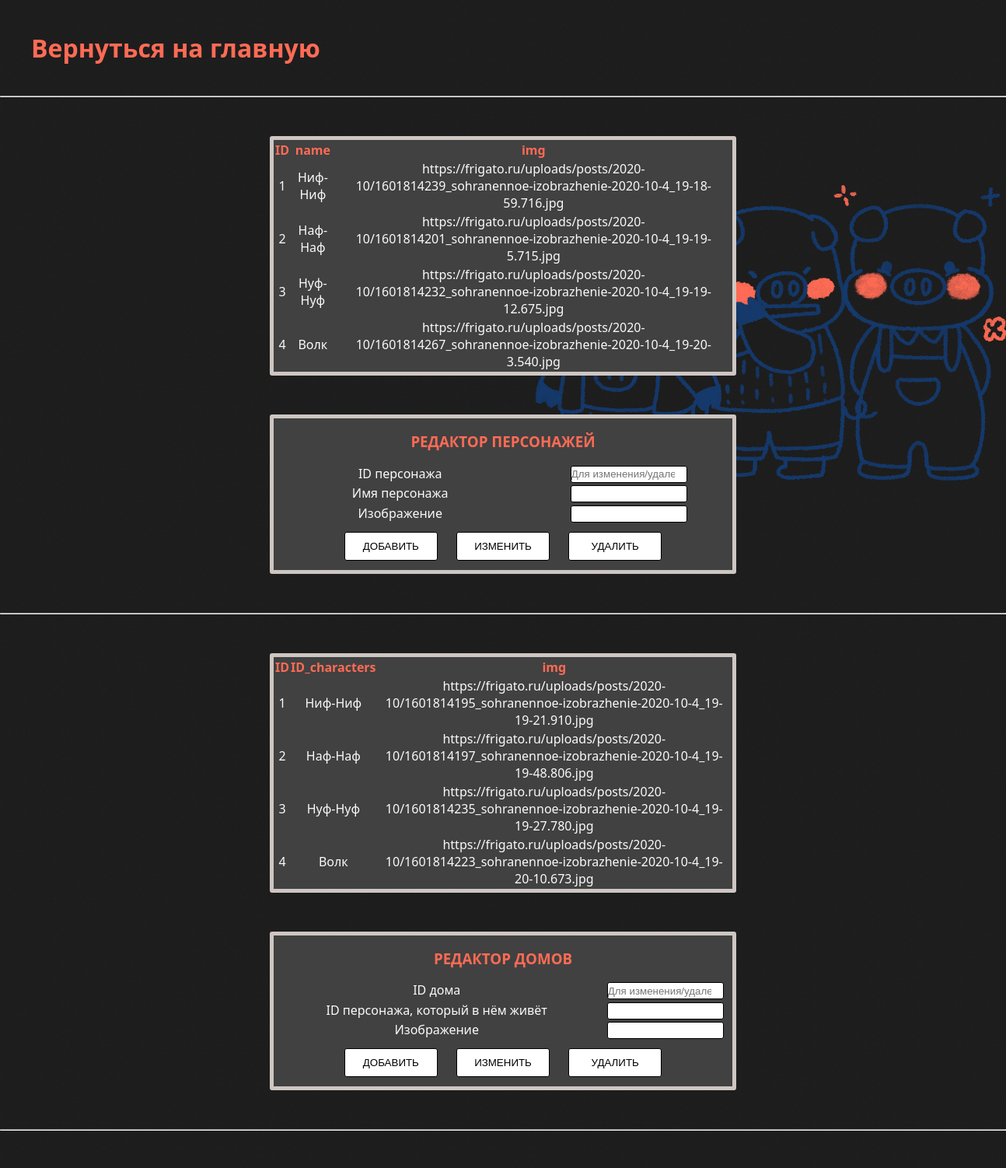
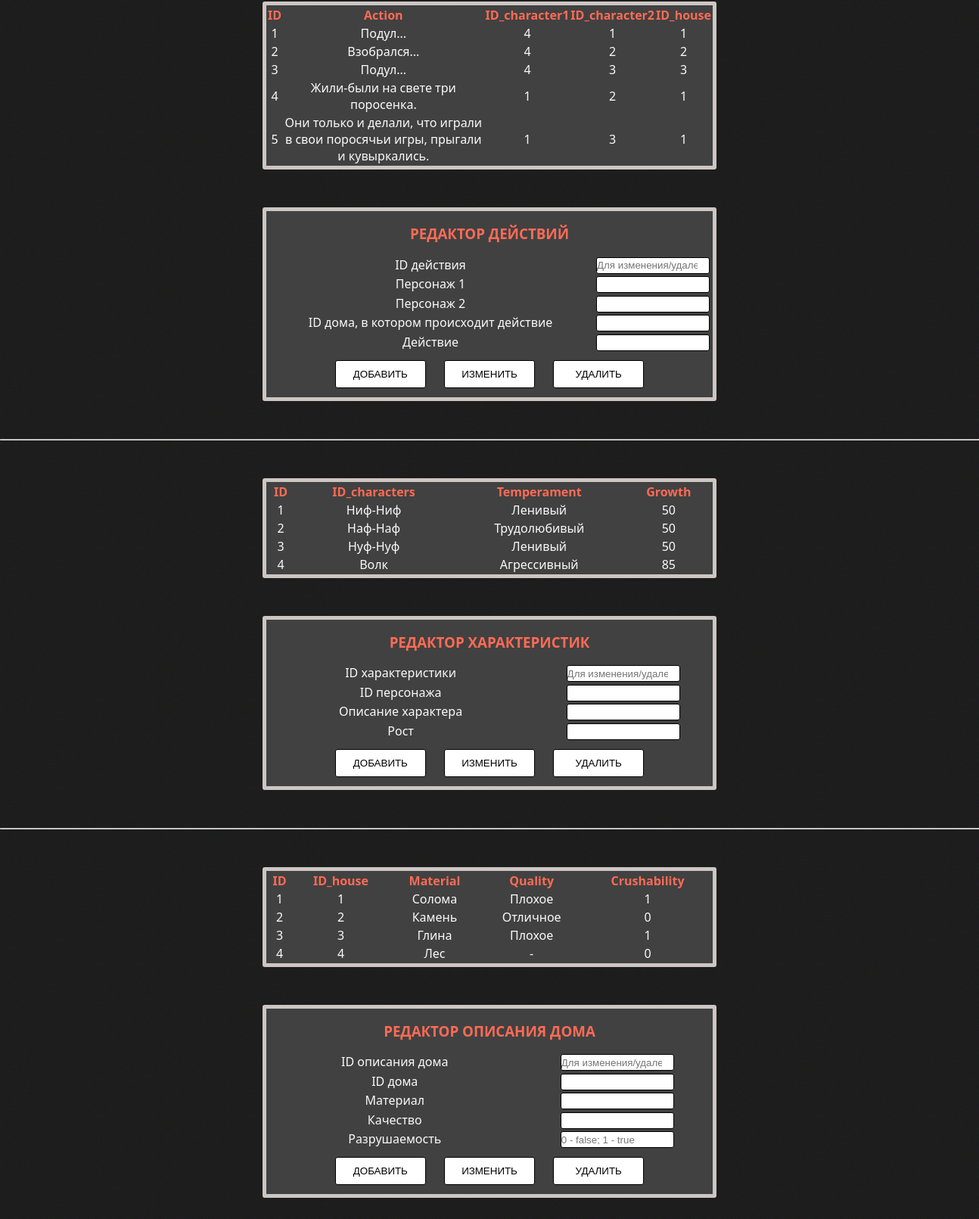
The app's page /redactor.php with its own data (2 pictures, top to bottom).
### tables this page shows
CREATE TABLE `characters` (
  `id` int(2) NOT NULL,
  `name` varchar(40) NOT NULL,
  `img` varchar(255) NOT NULL
);

CREATE TABLE `Houses` (
  `id` int(2) NOT NULL,
  `id_characters` int(2) NOT NULL,
  `img` varchar(255) NOT NULL
);

CREATE TABLE `Actions` (
  `id` int(2) NOT NULL,
  `action` varchar(255) NOT NULL,
  `id_character1` int(2) NOT NULL,
  `id_character2` int(2) NOT NULL,
  `id_house` int(2) NOT NULL
);

CREATE TABLE `Characteristic` (
  `id` int(2) NOT NULL,
  `id_characters` int(2) NOT NULL,
  `temperament` varchar(40) NOT NULL,
  `growth` int(5) NOT NULL
);

CREATE TABLE `About_house` (
  `id` int(2) NOT NULL,
  `id_house` int(2) NOT NULL,
  `material` varchar(100) NOT NULL,
  `quality` varchar(100) NOT NULL,
  `crushability` tinyint(1) NOT NULL
);

### redactor.php (the view, shortened to what this page needs)
<?php
    require_once 'config/connect.php';
?>
<!DOCTYPE html>
<html lang="en">
<head>
	<link rel="stylesheet" href="css/main.css">
</head>
<body>
    <a href="index.php"><h1 class="return_to_main">Вернуться на главную</h1></a>
    <hr>
    <div class="header">
        <img data-speed=".6" class="hero_redactor" src="img/pigs.png" alt="Alt" >
        <table>
            <tr>
                <th>ID</th>
                <th>name</th>
                <th>img</th>
            </tr>
            <?php
                $characters = mysqli_query($connect, "SELECT * FROM `characters`");
                $characters = mysqli_fetch_all($characters);
                foreach ($characters as $character) {
                    ?>
                        <tr>
                            <td><?= $character[0] ?></td>
                            <td><?= $character[1] ?></td>
                            <td><?= $character[2] ?></td>
                        </tr>
                    <?php
                }
            ?>
        </table>
        <table>
            <form id="character-form" method="post">
                <tr>
                    <th colspan="2" class="table_header"><h3 class="table_header_text">Редактор персонажей</h3></th>
                </tr>
                <tbody class="text_and_inputs">
                    <tr>
                        <td><p class="left-align">ID персонажа</p></td>
                        <td><input type="number" name="id_character" placeholder="Для изменения/удаления" class="input-redactor"></td>
                    </tr>
                    <tr>
                        <td><p>Имя персонажа</p></td>
                        <td><input type="text" name="name_character" class="input-redactor"></td>
                    </tr>
                    <tr>
                        <td><p>Изображение</p></td>
                        <td><input type="text" name="img_character" class="input-redactor"></td>
                    </tr>
                </tbody>
                <tr>
                    <td colspan="2" class="button-container">
                        <button type="button" id="create-character" class="button-redactor">Добавить</button>
                        <button type="button" id="update-character" class="button-redactor">Изменить</button>
                        <button type="button" id="delete-character" class="button-redactor">Удалить</button>
                    </td>
                </tr>
            </form>
      </table>
    <hr>
        <table>
            <tr>
                <th>ID</th>
                <th>ID_characters</th>
                <th>img</th>
            </tr>
            <?php
                $query = "SELECT houses.ID, characters.name, houses.img
                FROM houses
                JOIN characters ON houses.ID_characters = characters.ID";
                $houses = mysqli_query($connect, $query);
                $houses = mysqli_fetch_all($houses);
                foreach ($houses as $house) {
                    ?>
                        <tr>
                            <td><?= $house[0] ?></td>
                            <td><?= $house[1] ?></td>
                            <td><?= $house[2] ?></td>
                        </tr>
                    <?php
                }
            ?>
        </table>
        <table>
            <form id="Houses-form" method="post">
                <tr>
                    <th colspan="2" class="table_header"><h3 class="table_header_text">Редактор домов</h3></th>
                </tr>
                <tbody class="text_and_inputs">
                <tr>
                    <td><p>ID дома</p></td>
                    <td><input type="number" name="id_house" placeholder="Для изменения/удаления" class="input-redactor"></td>
                </tr>
                <tr>
                    <td><p>ID персонажа, который в нём живёт</p></td>
                    <td>
                        <input name="id_character_in_house" list="characters_list" class="input-redactor">
                    </td>
                </tr>
                <tr>
                    <td><p>Изображение</p></td>
                    <td><input type="text" name="img_house" class="input-redactor"></td>
                </tr>
                </tbody>
                <tr>
                <td colspan="2" class="button-container">
                    <button type="button" id="create-house" class="button-redactor">Добавить</button>
                    <button type="button" id="update-house" class="button-redactor">Изменить</button>
                    <button type="button" id="delete-house" class="button-redactor">Удалить</button>
                </td>
                </tr>
            </form>
        </table>
        <hr>
      <table>
            <tr>
                <th>ID</th>
                <th>Action</th>
                <th>ID_character1</th>
                <th>ID_character2</th>
                <th>ID_house</th>
            </tr>
            <?php
                $actions = mysqli_query($connect, "SELECT * FROM `actions`");
                $actions = mysqli_fetch_all($actions);
                foreach ($actions as $action) {
                    ?>
                        <tr>
                            <td><?= $action[0] ?></td>
                            <td><?= $action[1] ?></td>
                            <td><?= $action[2] ?></td>
                            <td><?= $action[3] ?></td>
                            <td><?= $action[4] ?></td>
                        </tr>
                    <?php
                }
            ?>
        </table>
      <table>
            <form id="actions-form" method="post">
                <tr>
                <th colspan="2" class="table_header"><h3 class="table_header_text">Редактор действий</h3></th>
                </tr>
                <tbody class="text_and_inputs">
                <tr>
                    <td><p>ID действия</p></td>
                    <td><input type="number" name="id_act" placeholder="Для изменения/удаления" class="input-redactor"></td>
                </tr>
                <tr>
                    <td><p>Персонаж 1</p></td>
                    <td>
                        <input name="id_characters_in_loc" list="characters_list" class="input-redactor">
                    </td>
                </tr>
                <tr>
                    <td><p>Персонаж 2</p></td>
                    <td>
                        <input name="id_characters_in_loc2" list="characters_list" class="input-redactor">
                    </td>
                </tr>
                <tr>
                    <td><p>ID дома, в котором происходит действие</p></td>
                    <td>
                        <input name="id_house_in_act" list="houses_list" class="input-redactor">
                    </td>
                </tr>
                <tr>
                    <td><p>Действие</p></td>
                    <td><input type="text" name="description_act" class="input-redactor"></td>
                </tr>
                </tbody>
                <tr>
                <td colspan="2" class="button-container">
                    <button type="button" id="create-actions" class="button-redactor">Добавить</button>
                    <button type="button" id="update-actions" class="button-redactor">Изменить</button>
                    <button type="button" id="delete-actions" class="button-redactor">Удалить</button>
                </td>
                </tr>
            </form>
        </table>
        <hr>
        <table>
            <tr>
                <th>ID</th>
                <th>ID_characters</th>
                <th>Temperament</th>
                <th>Growth</th>
            </tr>
            <?php
                $query = "SELECT Characteristic.ID, characters.name, Characteristic.temperament, Characteristic.growth
                FROM Characteristic
                JOIN characters ON Characteristic.ID_characters = characters.ID";
                $characteristics = mysqli_query($connect, $query);
                $characteristics = mysqli_fetch_all($characteristics);
                foreach ($characteristics as $characteristic) {
                    ?>
                        <tr>
                            <td><?= $characteristic[0] ?></td>
                            <td><?= $characteristic[1] ?></td>
                            <td><?= $characteristic[2] ?></td>
                            <td><?= $characteristic[3] ?></td>
                        </tr>
                    <?php
                }
            ?>
        </table>
        <table>
            <form id="characteristic-form" method="post">
                <tr>
                <th colspan="2" class="table_header"><h3 class="table_header_text">Редактор характеристик</h3></th>
                </tr>
                <tbody class="text_and_inputs">
                <tr>
                    <td><p>ID характеристики</p></td>
                    <td><input type="number" name="id_characteristic" placeholder="Для изменения/удаления" class="input-redactor"></td>
                </tr>
                <tr>
                    <td><p>ID персонажа</p></td>
                    <td>
                        <input name="id_characters_in_loc" list="characters_list" class="input-redactor">
                    </td>
                </tr>
                <tr>
                    <td><p>Описание характера</p></td>
                    <td><input type="text" name="text_characteristic" class="input-redactor"></td>
                </tr>
                <tr>
                    <td><p>Рост</p></td>
                    <td><input type="text" name="growth_characteristic" class="input-redactor"></td>
                </tr>
                </tbody>
                <tr>
                <td colspan="2" class="button-container">
                    <button type="button" id="create-characteristic" class="button-redactor">Добавить</button>
                    <button type="button" id="update-characteristic" class="button-redactor">Изменить</button>
                    <button type="button" id="delete-characteristic" class="button-redactor">Удалить</button>
                </td>
                </tr>
            </form>
      </table>
      <hr>
      <table>
            <tr>
                <th>ID</th>
                <th>ID_house</th>
                <th>Material</th>
                <th>Quality</th>
                <th>Crushability</th>
            </tr>
            <?php
                $abouthouses = mysqli_query($connect, "SELECT * FROM `About_house`");
                $abouthouses = mysqli_fetch_all($abouthouses);
                foreach ($abouthouses as $abouthouse) {
                    ?>
                        <tr>
                            <td><?= $abouthouse[0] ?></td>
                            <td><?= $abouthouse[1] ?></td>
                            <td><?= $abouthouse[2] ?></td>
                            <td><?= $abouthouse[3] ?></td>
                            <td><?= $abouthouse[4] ?></td>
                        </tr>
                    <?php
                }
            ?>
        </table>
      <table>
            <form id="abouthouse-form" method="post">
                <tr>
                <th colspan="2" class="table_header"><h3 class="table_header_text">Редактор описания дома</h3></th>
                </tr>
                <tbody class="text_and_inputs">
                <tr>
                    <td><p>ID описания дома</p></td>
                    <td><input type="number" name="id_abouthouse" placeholder="Для изменения/удаления" class="input-redactor"></td>
                </tr>
                <tr>
                    <td><p>ID дома</p></td>
                    <td>
                        <input name="id_house_in_act" list="houses_list" class="input-redactor">
                    </td>
                </tr>
                <tr>
                    <td><p>Материал</p></td>
                    <td><input type="text" name="material_abouthouse" class="input-redactor"></td>
                </tr>
                <tr>
                    <td><p>Качество</p></td>
                    <td><input type="text" name="quality_abouthouse" class="input-redactor"></td>
                </tr>
                <tr>
                    <td><p>Разрушаемость</p></td>
                    <td>
                        <input type="text" name="crushability_abouthouse" placeholder="0 - false; 1 - true" list="crush_list" class="input-redactor">
                    </td>
                </tr>
                </tbody>
                <tr>
                <td colspan="2" class="button-container">
                    <button type="button" id="create-abouthouse" class="button-redactor">Добавить</button>
                    <button type="button" id="update-abouthouse" class="button-redactor">Изменить</button>
                    <button type="button" id="delete-abouthouse" class="button-redactor">Удалить</button>
                </td>
                </tr>
            </form>
        </table>
    </div>
</body>
</html>

### css/main.css (style rules this page uses)
* { margin: 0; padding: 0; box-sizing: border-box; }
:root { --index: calc(1vw + 1vh); --color-header: #f4efec; --color-text: #cdc6c3; --gallery-gap: calc(var(--index) * 7.5) }
h1, h2, h3, h4, h5, h6 { font-family: system-ui, -apple-system, BlinkMacSystemFont, 'Segoe UI', Roboto, Oxygen, Ubuntu, Cantarell, 'Open Sans', 'Helvetica Neue', sans-serif; }
body { background-image: url(../img/bg.jpg); background-size: 50px; color: #fafafa; font-family: system-ui, -apple-system, BlinkMacSystemFont, 'Segoe UI', Roboto, Oxygen, Ubuntu, Cantarell, 'Open Sans', 'Helvetica Neue', sans-serif; overflow-x: hidden; }
a { text-decoration: none; color: #fafafa; }
table { width: 600px; border: 5px solid #cdc6c3; border-radius: 3px; margin: 50px; background-color: #414141; }
.table_header { text-align: center; }
.table_header_text { padding: 5px; margin: 10px; text-align: center; text-transform: uppercase; }
.button-redactor { background-color: white; border: 1.5px solid black; border-radius: 3px; text-transform: uppercase; text-align: center; padding: 10px; width: 120px; margin: 10px; }
.button-container { text-align: center; }
.input-redactor { border: 1px solid black; border-radius: 3px; width: 150px; height: 22px; }
.text_and_inputs td { padding-left: 50px; }
.header table { text-align: center; margin: 50px auto; }
.return_to_main { padding: 40px; }
th { color: #ff6b55; }
.hero_redactor { width: calc(var(--index) * 36); position: absolute; left: 47vw; top: 5vh; z-index: -1; }

### records on screen
characters: id "1", name "Ниф-Ниф", img "https://frigato.ru/uploads/posts/2020-10/1601814239_sohranennoe-izobrazhenie-2020-10-4_19-18-59.716.jpg"
characters: id "2", name "Наф-Наф", img "https://frigato.ru/uploads/posts/2020-10/1601814201_sohranennoe-izobrazhenie-2020-10-4_19-19-5.715.jpg"
characters: id "3", name "Нуф-Нуф", img "https://frigato.ru/uploads/posts/2020-10/1601814232_sohranennoe-izobrazhenie-2020-10-4_19-19-12.675.jpg"
characters: id "4", name "Волк", img "https://frigato.ru/uploads/posts/2020-10/1601814267_sohranennoe-izobrazhenie-2020-10-4_19-20-3.540.jpg"
houses: id "1", id_characters.name "Ниф-Ниф", img "https://frigato.ru/uploads/posts/2020-10/1601814195_sohranennoe-izobrazhenie-2020-10-4_19-19-21.910.jpg"
houses: id "2", id_characters.name "Наф-Наф", img "https://frigato.ru/uploads/posts/2020-10/1601814197_sohranennoe-izobrazhenie-2020-10-4_19-19-48.806.jpg"
houses: id "3", id_characters.name "Нуф-Нуф", img "https://frigato.ru/uploads/posts/2020-10/1601814235_sohranennoe-izobrazhenie-2020-10-4_19-19-27.780.jpg"
houses: id "4", id_characters.name "Волк", img "https://frigato.ru/uploads/posts/2020-10/1601814223_sohranennoe-izobrazhenie-2020-10-4_19-20-10.673.jpg"
actions: id "1", action "Подул...", id_character1 "4", id_character2 "1", id_house "1"
actions: id "2", action "Взобрался...", id_character1 "4", id_character2 "2", id_house "2"
actions: id "3", action "Подул...", id_character1 "4", id_character2 "3", id_house "3"
actions: id "4", action "Жили-были на свете три поросенка.", id_character1 "1", id_character2 "2", id_house "1"
actions: id "5", action "Они только и делали, что играли в свои поросячьи игры, прыгали и кувыркались.", id_character1 "1", id_character2 "3", id_house "1"
characteristic: id "1", id_characters.name "Ниф-Ниф", temperament "Ленивый", growth "50"
characteristic: id "2", id_characters.name "Наф-Наф", temperament "Трудолюбивый", growth "50"
characteristic: id "3", id_characters.name "Нуф-Нуф", temperament "Ленивый", growth "50"
characteristic: id "4", id_characters.name "Волк", temperament "Агрессивный", growth "85"
about_house: id "1", id_house "1", material "Солома", quality "Плохое", crushability "1"
about_house: id "2", id_house "2", material "Камень", quality "Отличное", crushability "0"
about_house: id "3", id_house "3", material "Глина", quality "Плохое", crushability "1"
about_house: id "4", id_house "4", material "Лес", quality "-", crushability "0"
